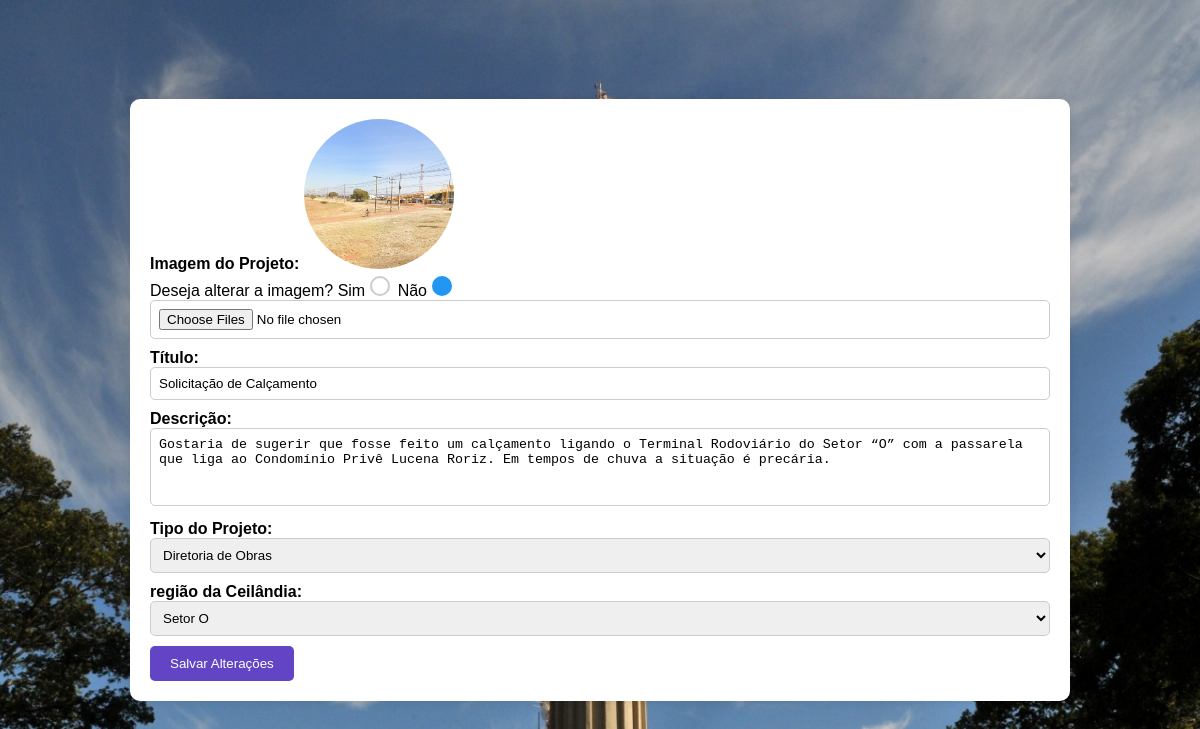
The page /view/alterarProjetoL.php?id=1 (signed in) on the database its author committed.
### tables this page shows
CREATE TABLE IF NOT EXISTS `tb_projeto` (
  `idprojeto` INT(11) NOT NULL AUTO_INCREMENT,
  `titulo` VARCHAR(45) NOT NULL,
  `arquivo` VARCHAR(255) NOT NULL,
  `descricao` VARCHAR(255) NOT NULL,
  `dataHora` TIMESTAMP NOT NULL DEFAULT CURRENT_TIMESTAMP ON UPDATE CURRENT_TIMESTAMP,
  `idtipo_projeto` INT(11) NOT NULL,
  `idprefeitura` INT(11) NOT NULL,
  `idstatus` INT(11) NOT NULL,
  `idtipo_regiao` INT(11) NOT NULL,
  PRIMARY KEY (`idprojeto`),
  INDEX `fk_tb_projeto_tb_tipo_projeto1_idx` (`idtipo_projeto` ASC),
  INDEX `fk_tb_projeto_tb_prefeito_comunitario1_idx` (`idprefeitura` ASC),
  INDEX `fk_tb_projeto_tb_status1_idx` (`idstatus` ASC),
  INDEX `fk_tb_projeto_tipo_regiao1_idx` (`idtipo_regiao` ASC),
  CONSTRAINT `fk_tb_projeto_tb_prefeito_comunitario1`
    FOREIGN KEY (`idprefeitura`)
    REFERENCES `tb_prefeito_comunitario` (`idprefeitura`)
    ON DELETE NO ACTION
    ON UPDATE NO ACTION,
  CONSTRAINT `fk_tb_projeto_tb_status1`
    FOREIGN KEY (`idstatus`)
    REFERENCES `tb_status` (`idstatus`)
    ON DELETE NO ACTION
    ON UPDATE NO ACTION,
  CONSTRAINT `fk_tb_projeto_tb_tipo_projeto1`
    FOREIGN KEY (`idtipo_projeto`)
    REFERENCES `tb_tipo_projeto` (`idtipo_projeto`)
    ON DELETE NO ACTION
    ON UPDATE NO ACTION,
  CONSTRAINT `fk_tb_projeto_tipo_regiao1`
    FOREIGN KEY (`idtipo_regiao`)
    REFERENCES `tb_tipo_regiao` (`idtipo_regiao`)
    ON DELETE NO ACTION
    ON UPDATE NO ACTION);

### DAO/Tb_projetoDAO.php (called while the page is built, shortened)
<?php
class Tb_projetoDAO {
        public function pesquisarumregistro(Tb_projetoDTO $Tb_projetoDTO){
         $pdo = Conexao::getInstance();
         $sql = "SELECT * from tb_projeto U
         INNER JOIN tb_status S on U.idstatus=S.idstatus
         INNER JOIN tb_prefeito_comunitario PC on U.idprefeitura=PC.idprefeitura
         where U.idprojeto=?;";
         $execucao = $pdo ->prepare($sql);
         $execucao ->bindValue(1,$Tb_projetoDTO->getIdprojeto());
         $execucao ->execute();
         $resultado = $execucao->fetch(PDO::FETCH_ASSOC);
         return $resultado;
    }
    }

### DTO/Tb_projetoDTO.php (called while the page is built, shortened)
<?php
class Tb_projetoDTO {
     private $idprojeto;
    function getIdprojeto() {
        return $this->idprojeto;
    }
    function setIdprojeto($idprojeto) {
        $this->idprojeto = $idprojeto;
    }
}

### view/alterarProjetoL.php (the view, shortened to what this page needs)
<!DOCTYPE html>
<html lang="en">
<head>
    <link rel="stylesheet" href="../css/form.css">
</head>
<body>
    <?php
    require_once '../DAO/Tb_projetoDAO.php';
    require_once '../DTO/Tb_projetoDTO.php';
    $idprojeto = $_GET["id"];
    $Tb_projetoDTO = new Tb_projetoDTO();
    $Tb_projetoDTO->setIdprojeto($idprojeto);
    $Tb_projetoDAO = new Tb_projetoDAO();
    $projeto = $Tb_projetoDAO->pesquisarumregistro($Tb_projetoDTO);
    ?>
<div class="formulario-projeto">
        <form action="../controller/alterarProjetoLController.php" method="post" enctype="multipart/form-data">
            <label for="arquivos">Imagem do Projeto:</label>
                    <img src="../img/upload/<?= $projeto["arquivo"] ?>" style="  width: 150px; height: 150px; border-radius: 50%; object-fit: cover;" class="profile-picture">
                    <br>
                    Deseja alterar a imagem?
                    Sim<input type="radio" name="opc" value="1">
                    Não<input type="radio" name="opc" value="2" checked>
                    <br>
                    <input type="file" value="<?php echo $projeto["arquivo"] ?>" name="arquivo" size="50" multiple/>
                    <label for="titulo">Título:</label>
                    <input type="text" value="<?php echo $projeto["titulo"] ?>" name="titulo" size="50"/>
                    <label for="descricao">Descrição:</label><br>
                    <textarea  name="descricao" rows="4" cols="50"  maxlength="255" ><?php echo $projeto["descricao"]?></textarea>
                    <label for="projetos">Tipo do Projeto:</label>
                        <select name="idtipo_projeto">
                    <?php
                        if ($projeto["idtipo_projeto"] == "1"){
                            echo "<option value='1'selected>Diretoria de Obras</option>";
                        }else if ($projeto["idtipo_projeto"] == "2") {
                            echo "<option value='1'>Diretoria de Obras</option>";
                            echo "<option value='2' selected>Gerência de Administração Geral</option>";
                            echo "<option value='3'>Gerência de Políticas Sociais</option>";
                            echo "<option value='4'>Gerência de Gestão de Território – Feiras</option>";
                            echo "<option value='5'>Gerência de Esporte e Lazer</option>";
                            echo "<option value='6'>Gerência de Apoio a Área Rural</option>";
                            echo "<option value='7'>Gerência de Cultura</option>";
                        }else if ($projeto["idtipo_projeto"] == "3") {
                            echo "<option value='1'>Diretoria de Obras</option>";
                            echo "<option value='2'>Gerência de Administração Geral</option>";
                            echo "<option value='3' selected>Gerência de Políticas Sociais</option>";
                            echo "<option value='4'>Gerência de Gestão de Território – Feiras</option>";
                            echo "<option value='5'>Gerência de Esporte e Lazer</option>";
                            echo "<option value='6'>Gerência de Apoio a Área Rural</option>";
                            echo "<option value='7'>Gerência de Cultura</option>";
                        }else if ($projeto["idtipo_projeto"] == "4") {
                            echo "<option value='1'>Diretoria de Obras</option>";
                            echo "<option value='2'>Gerência de Administração Geral</option>";
                            echo "<option value='3'>Gerência de Políticas Sociais</option>";
                            echo "<option value='4' selected >Gerência de Gestão de Território – Feiras</option>";
                            echo "<option value='5'>Gerência de Esporte e Lazer</option>";
                            echo "<option value='6'>Gerência de Apoio a Área Rural</option>";
                            echo "<option value='7'>Gerência de Cultura</option>";
                        }else if ($projeto["idtipo_projeto"] == "5") {
                            echo "<option value='1'>Diretoria de Obras</option>";
                            echo "<option value='2'>Gerência de Administração Geral</option>";
                            echo "<option value='3'>Gerência de Políticas Sociais</option>";
                            echo "<option value='4'>Gerência de Gestão de Território – Feiras</option>";
                            echo "<option value='5' selected >Gerência de Esporte e Lazer</option>";
                            echo "<option value='6'>Gerência de Apoio a Área Rural</option>";
                            echo "<option value='7'>Gerência de Cultura</option>";
                        }else if ($projeto["idtipo_projeto"] == "6") {
                            echo "<option value='1'>Diretoria de Obras</option>";
                            echo "<option value='2'>Gerência de Administração Geral</option>";
                            echo "<option value='3'>Gerência de Políticas Sociais</option>";
                            echo "<option value='4'>Gerência de Gestão de Território – Feiras</option>";
                            echo "<option value='5'>Gerência de Esporte e Lazer</option>";
                            echo "<option value='6'selected >Gerência de Apoio a Área Rural</option>";
                            echo "<option value='7'>Gerência de Cultura</option>";
                        }
                        ?>
                        </select>
                  <label for="projetos">região da Ceilândia:</label>
                        <select name="idtipo_regiao">
                    <?php
                        if ($projeto["idtipo_regiao"] == "1"){
                            echo "<option value='1'selected>Ceilândia Sul</option>";
                            echo "<option value='2'>Ceilândia Norte</option>";
                            echo "<option value='3'>P Sul</option>";
                            echo "<option value='4'>P Norte</option>";
                            echo "<option value='5'>Setor O</option>";
                            echo "<option value='6'>Expansão do Setor O</option>";
                            echo "<option value='7'>QNQ</option>";
                            echo "<option value='8'>QNR</option>";
                            echo "<option value='9'>Setores de Indústria e de Materiais de Construção</option>";
                            echo "<option value='10'>Setor Privê</option>";
                        }else if ($projeto["idtipo_regiao"] == "5") {
                            echo "<option value='5'selected>Setor O</option>";
                        }else if ($projeto["idtipo_regiao"] == "6") {
                            echo "<option value='1'>Ceilândia Sul</option>";
                            echo "<option value='2'>Ceilândia Norte</option>";
                            echo "<option value='3'>P Sul</option>";
                            echo "<option value='4'>P Norte</option>";
                            echo "<option value='5'>Setor O</option>";
                            echo "<option value='6'selected>Expansão do Setor O</option>";
                            echo "<option value='7'>QNQ</option>";
                            echo "<option value='8'>QNR</option>";
                            echo "<option value='9'>Setores de Indústria e de Materiais de Construção</option>";
                            echo "<option value='10'>Setor Privê</option>";
                        }else if ($projeto["idtipo_regiao"] == "7") {
                            echo "<option value='1'>Ceilândia Sul</option>";
                            echo "<option value='2'>Ceilândia Norte</option>";
                            echo "<option value='3'>P Sul</option>";
                            echo "<option value='4'>P Norte</option>";
                            echo "<option value='5'>Setor O</option>";
                            echo "<option value='6'>Expansão do Setor O</option>";
                            echo "<option value='7'selected>QNQ</option>";
                            echo "<option value='8'>QNR</option>";
                            echo "<option value='9'>Setores de Indústria e de Materiais de Construção</option>";
                            echo "<option value='10'>Setor Privê</option>";
                        }else if ($projeto["idtipo_regiao"] == "8") {
                            echo "<option value='1'>Ceilândia Sul</option>";
                            echo "<option value='2'>Ceilândia Norte</option>";
                            echo "<option value='3'>P Sul</option>";
                            echo "<option value='4'>P Norte</option>";
                            echo "<option value='5'>Setor O</option>";
                            echo "<option value='6'>Expansão do Setor O</option>";
                            echo "<option value='7'>QNQ</option>";
                            echo "<option value='8'selected>QNR</option>";
                            echo "<option value='9'>Setores de Indústria e de Materiais de Construção</option>";
                            echo "<option value='10'>Setor Privê</option>";
                        }else if ($projeto["idtipo_regiao"] == "9") {
                            echo "<option value='1'>Ceilândia Sul</option>";
                            echo "<option value='2'>Ceilândia Norte</option>";
                            echo "<option value='3'>P Sul</option>";
                            echo "<option value='4'>P Norte</option>";
                            echo "<option value='5'>Setor O</option>";
                            echo "<option value='6'>Expansão do Setor O</option>";
                            echo "<option value='7'>QNQ</option>";
                            echo "<option value='8'>QNR</option>";
                            echo "<option value='9'selected>Setores de Indústria e de Materiais de Construção</option>";
                            echo "<option value='10'>Setor Privê</option>";
                        }
                        ?>
                        </select>
                        <input type="submit" value="Salvar Alterações"/>
            </div>
</body>
</html>

### css/form.css (style rules this page uses)
body { font-family: Arial, sans-serif; display: flex; justify-content: center; align-items: center; height: 100vh; margin: 0; background-image: url(../img/WhatsApp-Image-2021-03-27-at-10.47.21.jpeg); background-size: cover; background-position: center; }
.formulario-projeto { width: 900px; margin: 0 auto; padding: 20px; border-radius: 10px; box-shadow: 0 0 10px rgba(0, 0, 0, 0.1); background-color: #fff; }
label { font-weight: bold; }
input[type="text"], input[type="file"],input[type="date"], select, textarea { width: 100%; padding: 8px; margin-bottom: 10px; border: 1px solid #ccc; border-radius: 5px; box-sizing: border-box; }
textarea { resize: none; }
input[type="radio"] { -webkit-appearance: none; -moz-appearance: none; appearance: none; display: inline-block; width: 20px; height: 20px; border-radius: 50%; border: 2px solid #ccc; transition: all 0.2s ease-in-out; }
input[type="radio"]:checked { border-color: #2196F3; background-color: #2196F3; }
input[type="submit"] { background-color: #6145c5; color: white; padding: 10px 20px; border: none; border-radius: 5px; cursor: pointer; transition: background-color 0.3s ease; }

### rows shown on the page
tb_projeto: arquivo (picture), titulo "Solicitação de Calçamento", descricao "Gostaria de sugerir que fosse feito um calçamento ligando o Terminal Rodoviário do Setor “O” com a passarela que liga ao Condomínio Privê Lucena Roriz. Em tempos de chuva a situação é precária.", idtipo_projeto "Diretoria de Obras", idtipo_regiao "Setor O"
